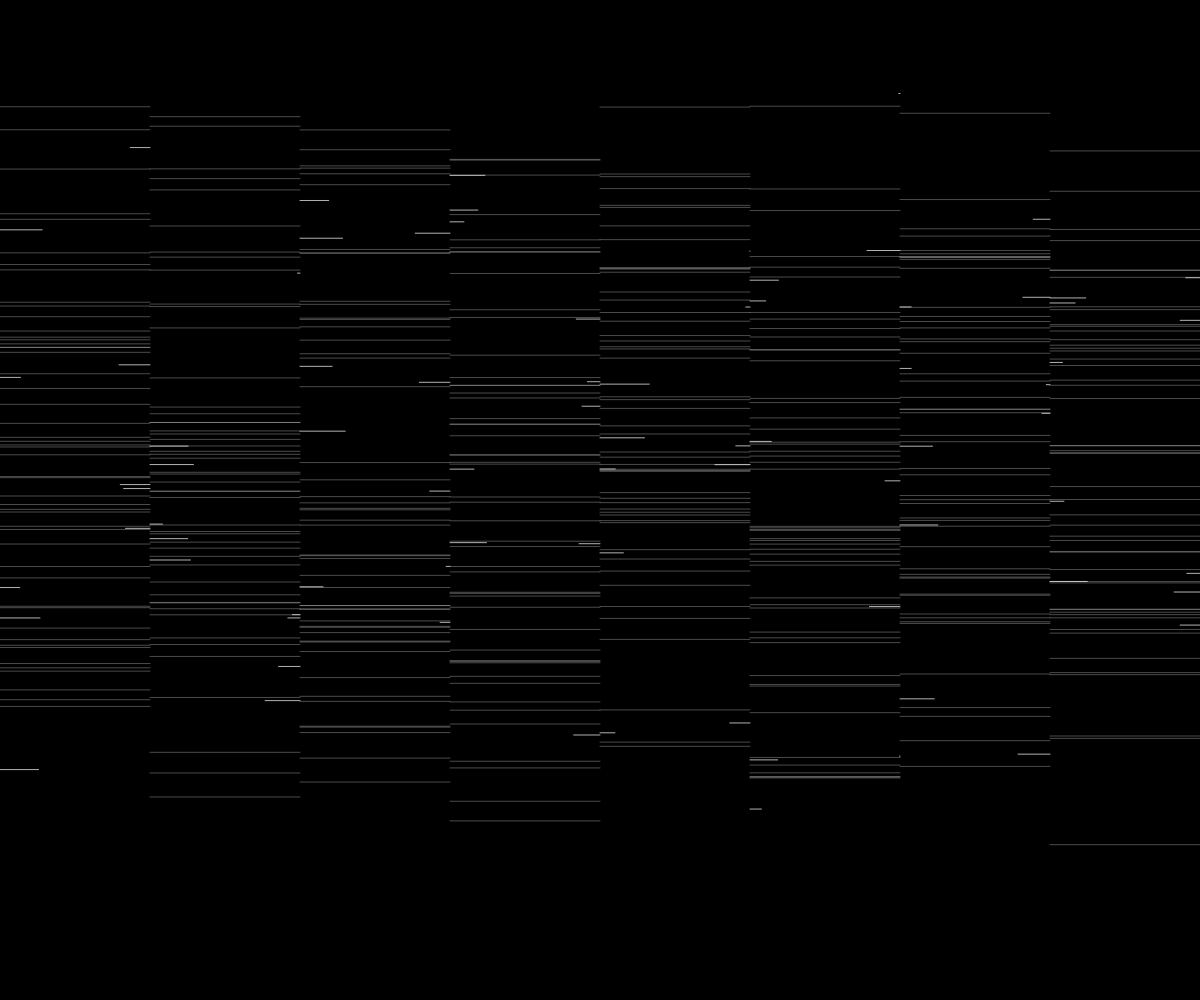
Frame 1 (no input)
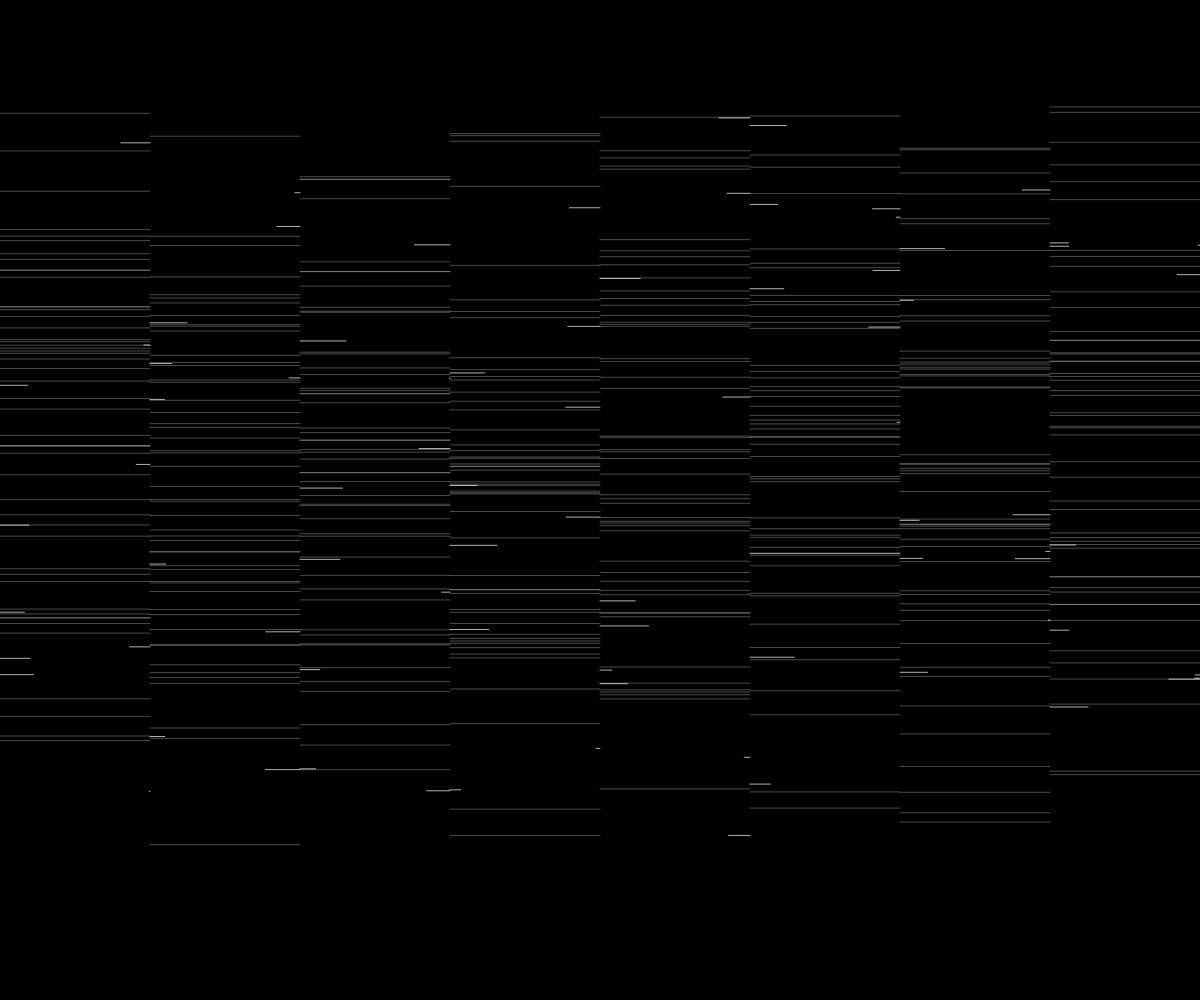
Frame 60 (no input)
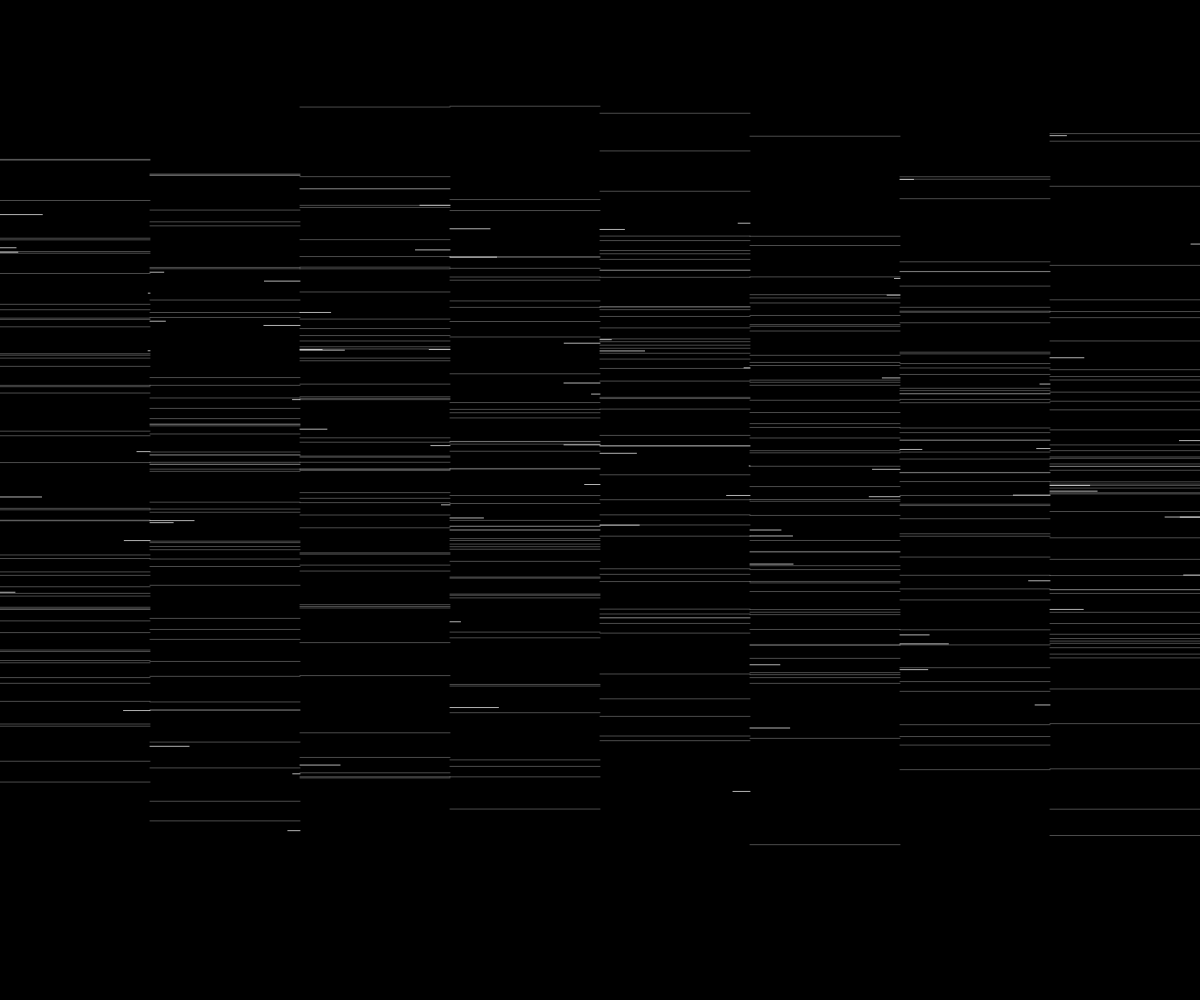
Frame 120 (the mouse pressed at the canvas centre since frame 60)

The p5.js sketch that drew these frames (run headless with seeded random() and noise() and a simulated clock; from frame 60 on, the mouse is pressed at the canvas centre):

// p5.js sketch
// ── sketch.js
var raster = [];
var w;
var columns;
var valx, valy;
var l;
var t = 0;

function setup() {
  createCanvas(windowWidth,windowHeight);

  w = 8;
  columns = floor(width/w);
  for (var i = 0; i < w; i++) {
    raster.push(new Raster(i * columns, 0));
  }
}

function draw() {
  background(0);

  for (var i = 0; i < raster.length; i++) {
    raster[i].display();
  }
}

function Raster(x, y) {
  this.x = x;
  this.y = y;
  this.position = createVector((0, 0));
  this.position.x = this.x;
  this.w = width/8;


  this.display = function () {

    push();
    stroke(255);
    strokeWeight(0.3);
    translate(this.position.x, this.position.y);
    //fill(50);
    //rect(0, 0, this.w, height);
    for(var i = 0; i < 50; i++) {
      t = t + 100;
      valx = height * noise(t+10);
      line(0, valx, this.w, valx);
    }
    strokeWeight(0.7);
    for(i = 0; i < 5; i++) {
      t = t + 100;
      valx = height * noise(t+10);
      l = random(10, this.w/3);
      line(0, valx, l, valx);
      valy = height * noise(t);
      l = random((this.w*3)/4, this.w);
      line(l, valy, this.w, valy );
    }
    pop();

  }
}
